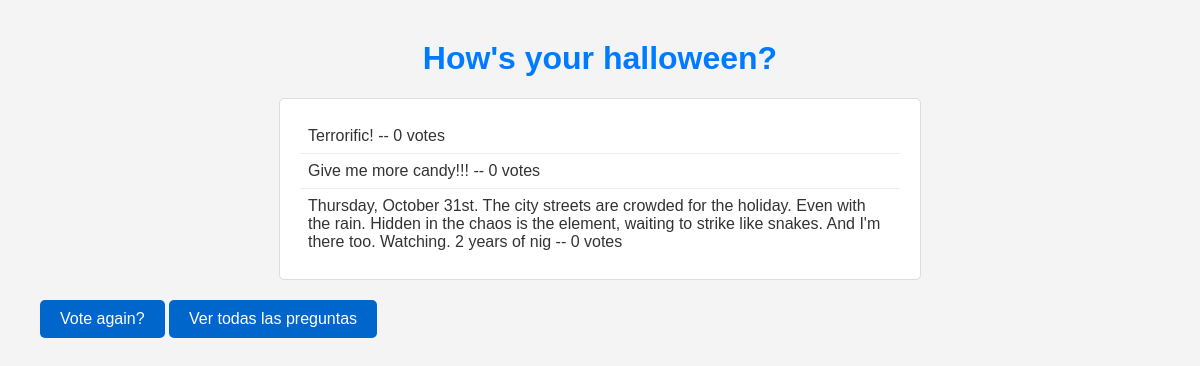
The app's page /votaciones/5/results/ (signed in), older data.
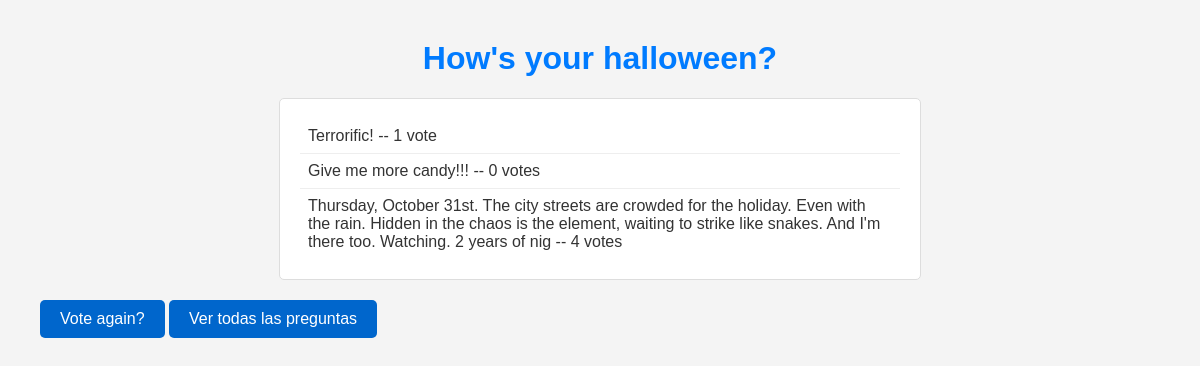
The same page, newer data.
### votaciones/models.py (models this page shows, shortened)
class Choice(models.Model):
    question = models.ForeignKey(Question, on_delete=models.CASCADE)
    choice_text = models.CharField(max_length=200)
    votes = models.IntegerField(default=0)

### votaciones/views.py (the view)
# urls.py: path("<int:pk>/results/",views.ResultsView.as_view(), name="results"),
class ResultsView(LoginRequiredMixin, generic.DetailView):
   model = Question
   template_name = "votaciones/results.html"

### votaciones/templates/votaciones/results.html
{% load static %}
<link rel="stylesheet" href="{% static 'votaciones/results.css' %}" />
<h1>{{ question.question_text }}</h1>
<ul>
  {% for choice in question.choice_set.all %}
  <li>
    {{ choice.choice_text }} -- {{ choice.votes }}
    vote{{choice.votes|pluralize}}
  </li>
  {% endfor %}
</ul>
<a href="{% url 'votaciones:detail' question.id %}">Vote again?</a>
<a href="{% url 'votaciones:index' %}">Ver todas las preguntas</a>

Row changes from the older to the newer data that the page shows:
changed Choice "Terrorific!": votes "0" → "1"
changed Choice (number 3 of 3 on the later page): votes "0" → "4"
